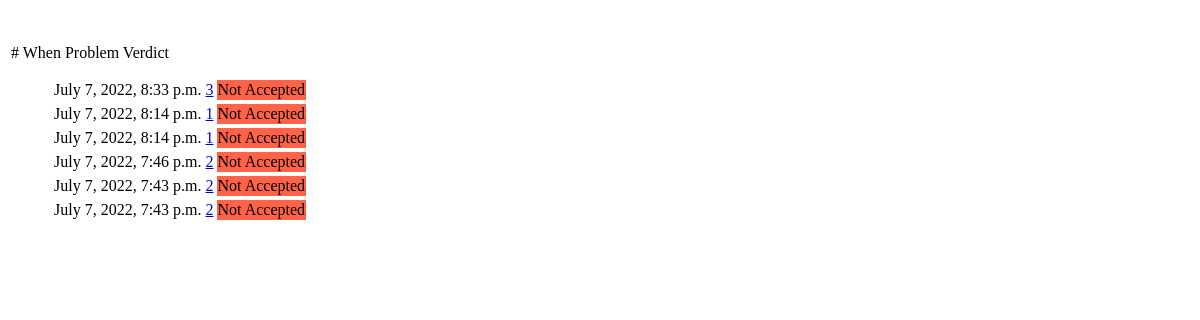
Before: /submission with the older database file.
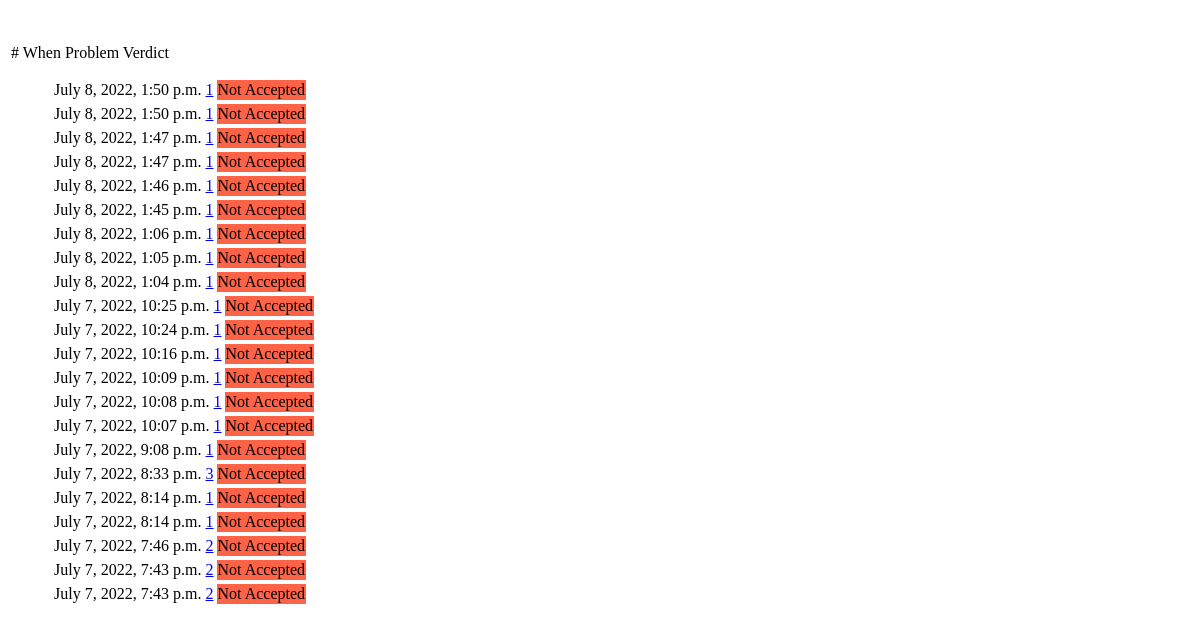
After: the same page with the newer database file.
### ojApp/models.py (models this page shows)
class submissions(models.Model):
    problem=models.ForeignKey(problems,on_delete=models.CASCADE)
    time_stamp= models.DateTimeField(auto_now_add=True)
    submitted_code=models.FileField(upload_to='oj_received/')
    verdict=models.CharField(max_length=10, default='Running...')

### ojApp/views.py (the view)
# urls.py: path('submission', views.submission, name='submission_page'),
def submission(request):
    recent_submissions = submissions.objects.order_by('-time_stamp')
    template = loader.get_template('ojApp/submission_page.html')
    context = {
        'recent_submissions': recent_submissions,
    }
    return HttpResponse(template.render(context, request))

### ojApp/templates/ojApp/submission_page.html
<div style="background-color: white;margin:0.3em 3px 0 3px;position:relative;">
    <div class="ilt">&nbsp;</div>
    <div class="irt">&nbsp;</div>
    <tr >
        <th style="width:6em;" class="top left">#</th>
        <th class="top">When</th>
        <th class="top">Problem</th>
        <th class="top">Verdict</th>
    </tr>
    {% if recent_submissions%}
    <ul>
        {% for submission in recent_submissions %}
        <table >
        <tbody>
            <tr>
                <td >{{submission.time_stamp}}</td>
                <td ><a href="{{ submission.problem_id }}/problem">{{submission.problem_id}}</a></td>
                {% if submission.verdict == "Accepted" %}
                    <td style="background-color:MediumSeaGreen;">Accepted</td>
                {% else %}
                    <td style="background-color:Tomato;">Not Accepted</td>
                {% endif %}
            </tr>
        </tbody>
    </table>
        {% endfor %}
    </ul>
    {% else %}
    <p>No submission available.</p>
    {% endif %}
</div>

Changed rows visible on the page:
added submissions: time_stamp "July 8, 2022, 1:50 p.m.", problem_id "1", verdict "Not Accepted"
added submissions: time_stamp "July 8, 2022, 1:50 p.m.", problem_id "1", verdict "Not Accepted"
added submissions: time_stamp "July 8, 2022, 1:47 p.m.", problem_id "1", verdict "Not Accepted"
added submissions: time_stamp "July 8, 2022, 1:47 p.m.", problem_id "1", verdict "Not Accepted"
added submissions: time_stamp "July 8, 2022, 1:46 p.m.", problem_id "1", verdict "Not Accepted"
added submissions: time_stamp "July 8, 2022, 1:45 p.m.", problem_id "1", verdict "Not Accepted"
added submissions: time_stamp "July 8, 2022, 1:06 p.m.", problem_id "1", verdict "Not Accepted"
added submissions: time_stamp "July 8, 2022, 1:05 p.m.", problem_id "1", verdict "Not Accepted"
added submissions: time_stamp "July 8, 2022, 1:04 p.m.", problem_id "1", verdict "Not Accepted"
added submissions: time_stamp "July 7, 2022, 10:25 p.m.", problem_id "1", verdict "Not Accepted"
added submissions: time_stamp "July 7, 2022, 10:24 p.m.", problem_id "1", verdict "Not Accepted"
added submissions: time_stamp "July 7, 2022, 10:16 p.m.", problem_id "1", verdict "Not Accepted"
added submissions: time_stamp "July 7, 2022, 10:09 p.m.", problem_id "1", verdict "Not Accepted"
added submissions: time_stamp "July 7, 2022, 10:08 p.m.", problem_id "1", verdict "Not Accepted"
added submissions: time_stamp "July 7, 2022, 10:07 p.m.", problem_id "1", verdict "Not Accepted"
added submissions: time_stamp "July 7, 2022, 9:08 p.m.", problem_id "1", verdict "Not Accepted"
